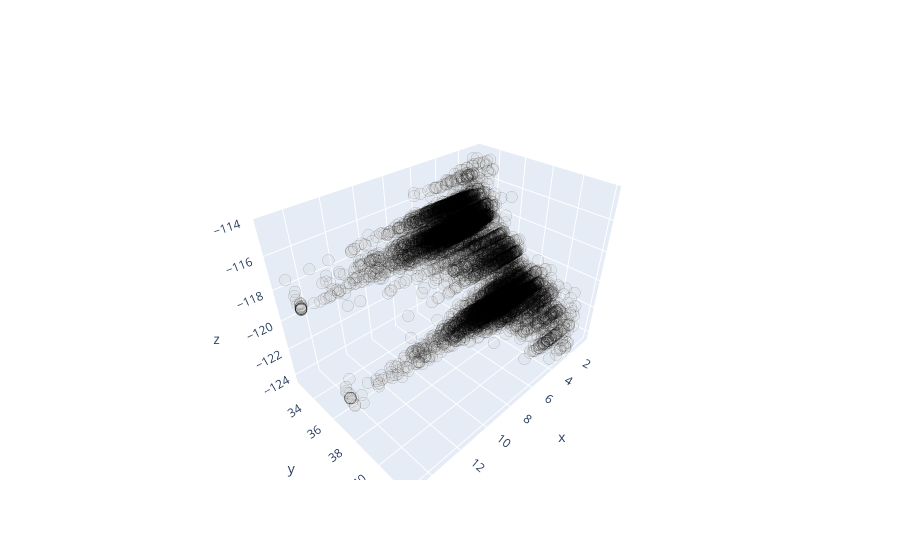

Notebook source saved alongside this figure:
### Markdown cell above
Below cells will recolor those in grey and then overlay the test set as colored dots over/among that

### Code cell
import plotly.graph_objects as go

fig_overlay = go.Figure()

# light‑grey train points (context only)
fig_overlay.add_trace(
    go.Scatter3d(
        x=train_plot["MedInc"],
        y=train_plot["Latitude"],
        z=train_plot["Longitude"],
        mode="markers",
        marker=dict(
            size=4,
            color="lightgrey",
            opacity=0.2,
            line=dict(
                color="black",  # edge color
                width=1,  # edge thickness
            ),
        ),
        name="Train (fitted)",
        hoverinfo="skip",
    )
)

### Figure 1 — Plotly figure (JSON) as saved in the notebook; plotly's stock layout.template omitted (floating-point values rounded to 4 significant figures; data arrays with more than 128 entries replaced by an {"elided": "..."} marker saying what was removed)
{"data": [{"hoverinfo": "skip", "marker": {"color": "lightgrey", "line": {"color": "black", "width": 1}, "opacity": 0.2, "size": 4}, "mode": "markers", "name": "Train (fitted)", "type": "scatter3d", "x": {"elided": "16508 float values"}, "y": {"elided": "16508 float values"}, "z": {"elided": "16508 float values"}}], "layout": {}}
